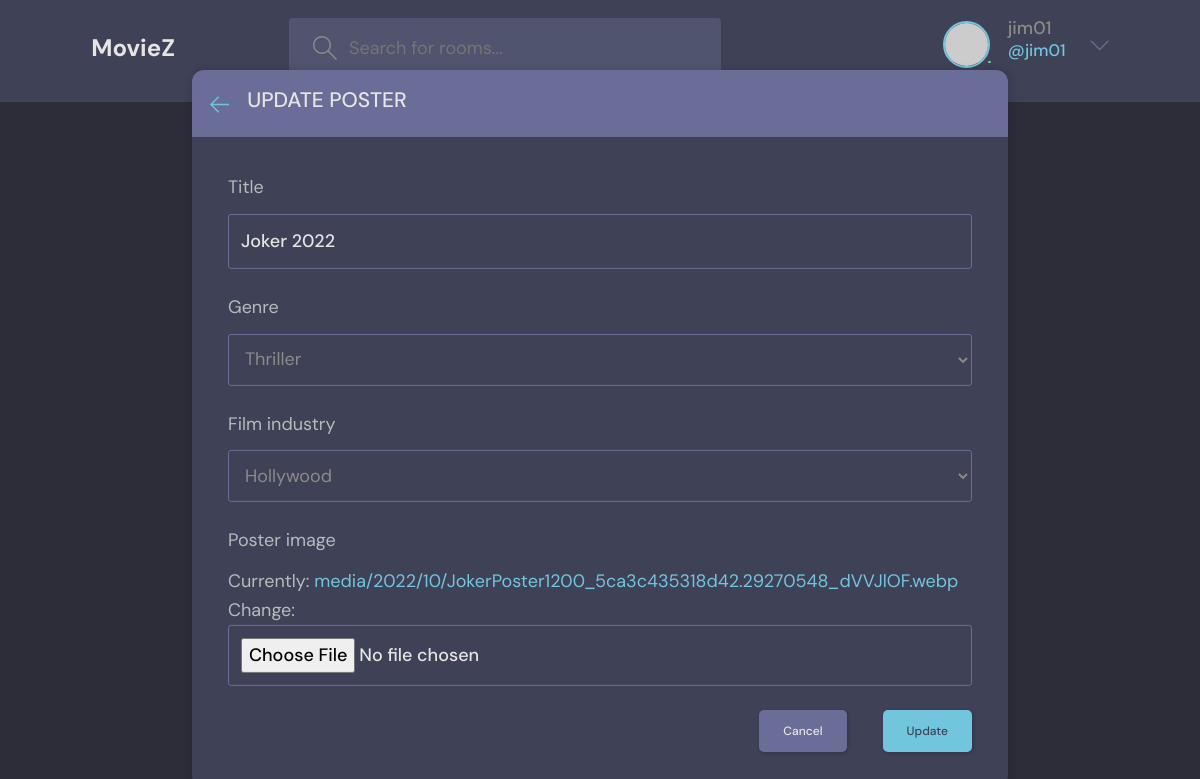
Page /update-poster/12/ (signed in) on the committed database.
### accounts/models.py (models this page shows, shortened)
class User(AbstractUser):
    ROLE_CHOICES = [
        ('member', 'Member'),
        ('admin', 'Admin')
    ]
    email = models.EmailField(unique=True, null=True)
    role = models.CharField(max_length= 30, choices = ROLE_CHOICES, default='member')
    USERNAME_FIELD = 'email'
    REQUIRED_FIELDS = []

### base/models.py (models this page shows, shortened)
class MoviePoster(models.Model):
    GENRE_CHOICES = [
        ('action', 'Action'),
        ('comedy', 'Comedy'),
        ('drama', 'Drama'),
        ('horror', 'Horror'),
        ('romance', 'Romance'),
        ('thriller', 'Thriller'),
        ('sports', 'Sports'),
        ('adventure', 'Adventure'),
    ]
    FILM_INDUSTRY_CHOICES = [
        ('bollywood',"Bollywood"),
        ('hollywood','Hollywood'),
        ('tollywood','Tollywood'),
        ('webseries','Webseries'),
    ]
    member = models.ManyToManyField(User, blank=True)
    author = models.ForeignKey(User, null= True, on_delete = models.SET_NULL,related_name="author",)
    title = models.CharField(max_length = 200, null=True)
    genre = models.CharField(max_length = 30, choices = GENRE_CHOICES, blank = True, null = True)
    film_industry = models.CharField(max_length = 30, choices = FILM_INDUSTRY_CHOICES, null=True, blank = True)
    poster_image = models.ImageField(upload_to = 'media/%Y/%m/')
    created_at = models.DateTimeField(auto_now_add = True)
    updated_at = models.DateTimeField(auto_now = True)
    class Meta:
        ordering = ['-created_at']

### base/views.py (the view, shortened to what this page needs)
# urls.py: path('update-poster/<str:id>/', views.updatePoster, name="update-poster"),
@login_required(login_url="login")
def updatePoster(request,id):
    poster = MoviePoster.objects.get(pk=id)
    form = PosterForm(instance=poster)
    data={
        'form':form,
        'poster':poster,
    }
    return render(request,'base/update-poster.html',data)

### base/forms.py
class PosterForm(ModelForm):
    class Meta:
        model = MoviePoster
        fields = '__all__'
        exclude = ['author','member']

### templates/base/update-poster.html (shortened to what this page needs)
{% extends 'main.html' %}
{% block content %}
<main class="update-account layout">
    <div class="container">
        <div class="layout__box">
            <div class="layout__boxHeader">
                <div class="layout__boxTitle">
                    <a href="{% url 'posters' %}">
                        <svg version="1.1" xmlns="http://www.w3.org/2000/svg" width="32" height="32"
                            viewBox="0 0 32 32">
                            <title>arrow-left</title>
                            <path
                                d="M13.723 2.286l-13.723 13.714 13.719 13.714 1.616-1.611-10.96-10.96h27.625v-2.286h-27.625l10.965-10.965-1.616-1.607z">
                            </path>
                        </svg>
                    </a>
                    <h3>Update Poster</h3>
                </div>
            </div>
            <div class="layout__body">
                <form class="form" action="{% url 'update-poster' poster.id %}" method="POST" enctype="multipart/form-data">
        {% for field in form %}
          <div class="form__group">
            <label for="{{field.label}}">{{field.label}}</label>
            {{field}}
          </div>
          {% endfor %}
                    <div class="form__action">
                        <a class="btn btn--dark" href="{% url 'posters' %}">Cancel</a>
                        <button class="btn btn--main" type="submit">Update</button>
                    </div>
                </form>
            </div>
        </div>
    </div>
</main>
{% endblock content %}

### templates/inc/header.html (shortened to what this page needs)
{% load static %}
<header class="header header--loggedIn">
    <div class="container">
      <a href="/" class="header__logo">
        <h1>MovieZ</h1>
      </a>
      <form class="header__search" action="{% url 'home' %}" method="GET">
        <label>
          <input name='q' placeholder="Search for rooms..." />
        </label>
      </form>
      <nav class="header__menu">
        {% if request.user.is_authenticated %}
        <div class="header__user">
          <a href="{% url 'user-profile' user.id %}">
            <div class="avatar avatar--medium active">
              <img src="https://randomuser.me/api/portraits/men/37.jpg" />
            </div>
            <p>{{user.username}}<span>@{{user.username}}</span></p>
          </a>
          <button class="dropdown-button">
            <svg version="1.1" xmlns="http://www.w3.org/2000/svg" width="32" height="32" viewBox="0 0 32 32">
              <title>chevron-down</title>
              <path d="M16 21l-13-13h-3l16 16 16-16h-3l-13 13z"></path>
            </svg>
          </button>
        </div>
        {% else %}
        <a href="{% url 'login' %}">
          <img src="{% static 'images/avatar.svg' %}" />
          <p>Login</p>
        </a>
        {% endif %}
      </nav>
    </div>
  </header>

### moviez/static/css/base.css (style rules this page uses)
:root { --primary: #232730; --secondary: #3a3e45; --white: #888787; --accent: #e56237; }
body { background-color: var(--primary); color: #fff; }
a { color: #fff; }
h2, h3 { color: var(--accent); }
main { overflow: hidden; }

### rows in the picture
User: username "jim01"
MoviePoster: form "Joker 2022" "Thriller" "Hollywood"

### other values in the picture
{{ field.label }} "Title" "Genre" "Film industry" "Poster image"
